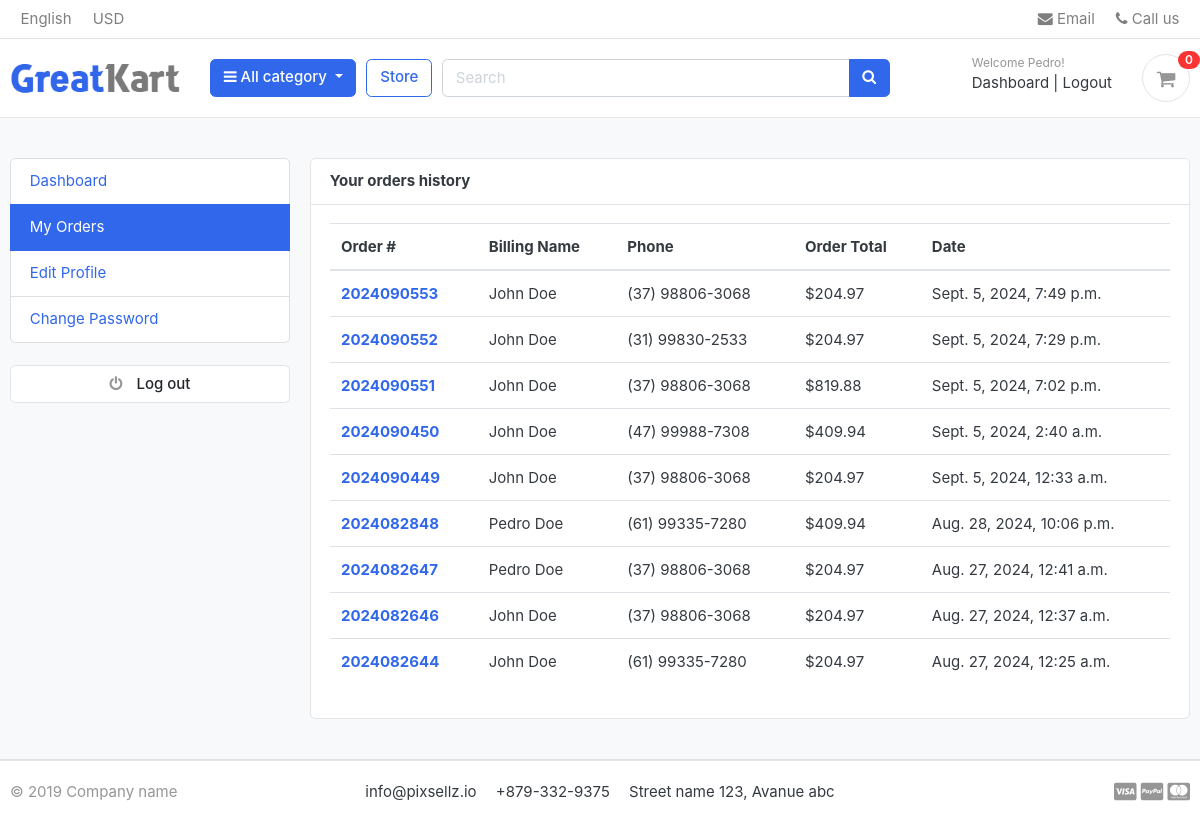
Screenshot of /accounts/my_orders/ (signed in) with the database file from the repository.
### accounts/models.py (models this page shows, shortened)
class Account(AbstractBaseUser):
    first_name = models.CharField(max_length=50)
    last_name = models.CharField(max_length=50)
    username = models.CharField(max_length=50, unique=True)
    email = models.EmailField(max_length=100, unique=True)
    phone_number = models.CharField(max_length=50)
    date_joined = models.DateTimeField(auto_now_add=True)
    last_login = models.DateTimeField(auto_now_add=True)
    is_admin = models.BooleanField(default=False)
    is_staff = models.BooleanField(default=False)
    is_active = models.BooleanField(default=False)
    is_superadmin = models.BooleanField(default=False)
    USERNAME_FIELD = 'email'
    REQUIRED_FIELDS = ['username', 'first_name', 'last_name']
    objects = MyAccountManager()

### orders/models.py (models this page shows, shortened)
class Order(models.Model):
    STATUS =(
        ('New', 'New'),
        ('Accepted', 'Accepted'),
        ('Completed', 'Completed'),
        ('Cancelled', 'Cancelled'),
    )
    user           = models.ForeignKey(Account, on_delete=models.SET_NULL, null=True)
    payment        = models.ForeignKey(Payment, on_delete=models.SET_NULL, blank=True, null=True)
    order_number   = models.CharField(max_length=20)
    first_name     = models.CharField(max_length=50)
    last_name      = models.CharField(max_length=50)
    phone          = models.CharField(max_length=15)
    email          = models.EmailField(max_length=50)
    address_line_1 = models.CharField(max_length=50)
    address_line_2 = models.CharField(max_length=50, blank=True)
    country        = models.CharField(max_length=50)
    state          = models.CharField(max_length=50)
    city           = models.CharField(max_length=50)
    order_note     = models.CharField(max_length=100, blank=True)
    order_total    = models.FloatField()
    tax            = models.FloatField()
    status         = models.CharField(max_length=10, choices=STATUS, default='New')
    ip             = models.CharField(blank=True, max_length=20)
    is_ordered     = models.BooleanField(default=False)
    created_at     = models.DateTimeField(auto_now_add=True)
    updated_at     = models.DateTimeField(auto_now=True)
    def full_name(self):
        return f'{self.first_name} {self.last_name}'

### accounts/views.py (the view)
# urls.py: path('my_orders/', views.my_orders, name='my_orders'),
@login_required(login_url='login')
def my_orders(request):
    orders = Order.objects.filter(user=request.user, is_ordered=True).order_by('-created_at')
    context = {
        'orders': orders
    }
    return render(request, 'accounts/my_orders.html', context)

### carts/context_processors.py (called while the page is built)
def counter(request):
    cart_count = 0
    if 'admin' in request.path:
        return {}
    else:
        try:
            cart = Cart.objects.filter(cart_id=_cart_id(request))
            if request.user.is_authenticated:
                cart_items = CartItem.objects.all().filter(user=request.user)
            else:
                cart_items = CartItem.objects.all().filter(cart=cart[:1])
            for cart_item in cart_items:
                cart_count += cart_item.quantity
        except Cart.DoesNotExist:
            cart_count = 0
    return dict(cart_count=cart_count)

### carts/views.py (called while the page is built)
def _cart_id(request):
    cart = request.session.session_key
    if not cart:
        cart = request.session.create()
    return cart

### category/context_processors.py (called while the page is built)
def menu_links(request):
    links = Category.objects.all()
    return dict(links=links)

### category/models.py (called while the page is built)
    def get_url(self):
        return reverse('store:products_by_category', args=[self.slug])

### templates/accounts/my_orders.html (shortened to what this page needs)
{% extends "base.html" %}
{% block content %}
<section class="section-conten padding-y bg">
    <div class="container">
        <div class="row">
            {% include "includes/dashboard_sidebar.html" %}
            <main class="col-md-9">
                <article class="card">
                    <header class="card-header">
                        <strong class="d-inline-block mr-3"> Your orders history </strong>
                    </header>
                    <div class="card-body">
                        <div class="row">
                            <div class="col-md-12">
                                <table class="table table-hover">
                                    <thead>
                                      <tr>
                                        <th scope="col">Order #</th>
                                        <th scope="col">Billing Name</th>
                                        <th scope="col">Phone</th>
                                        <th scope="col">Order Total</th>
                                        <th scope="col">Date</th>
                                      </tr>
                                    </thead>
                                    <tbody>
                                        {% for order in orders %}
                                            <tr>
                                                <th scope="row"><a href="{% url 'order_detail' order.order_number %}">{{ order.order_number }}</a></th>
                                                <td>{{ order.full_name }}</td>
                                                <td>{{ order.phone }}</td>
                                                <td>${{ order.order_total }}</td>
                                                <td>{{ order.created_at }}</td>
                                            </tr>
                                        {% endfor %}
                                    </tbody>
                                  </table>
                            </div>
                        </div>
                    </div>
                </article>
            </main>
        </div>
    </div>
</section>
{% endblock content %}

### templates/includes/navbar.html (shortened to what this page needs)
{% load static %}
<header class="section-header">
    <nav class="navbar p-md-0 navbar-expand-sm navbar-light border-bottom">
        <div class="container">
            <div class="collapse navbar-collapse" id="navbarTop4">
                <ul class="navbar-nav mr-auto">
                    <li class="nav-item dropdown">
                        <a href="#" class="nav-link">   English </a>
                    </li>
                    <li class="nav-item dropdown">
                        <a href="#" class="nav-link"> USD </a>
                    </li>
                </ul>
                <ul class="navbar-nav">
                    <li><a href="#" class="nav-link"> <i class="fa fa-envelope"></i> Email </a></li>
                    <li><a href="#" class="nav-link"> <i class="fa fa-phone"></i> Call us </a></li>
                </ul>
            </div>
        </div>
    </nav>
    <section class="header-main border-bottom">
        <div class="container">
            <div class="row align-items-center">
                <div class="col-lg-2 col-md-3 col-6">
                    <a href="{% url 'home' %}" class="brand-wrap">
                        <img class="logo" src="{% static './images/logo.png' %}">
                    </a>
                </div>
                <div class="col-lg col-sm col-md col-6 flex-grow-0">
                    <div class="category-wrap dropdown d-inline-block float-right">
                        <button type="button" class="btn btn-primary dropdown-toggle" data-toggle="dropdown">
                            <i class="fa fa-bars"></i> All category
                        </button>
                    </div>
                </div>
                <a href="{% url 'store:store' %}" class="btn btn-outline-primary">Store</a>
                <div class="col-lg  col-md-6 col-sm-12 col">
                    <form action="{% url 'store:search' %}" class="search" method='GET'>
                        <div class="input-group w-100">
                            <input type="text" class="form-control" style="width:60%;" placeholder="Search" name="keyword" required>
                            <div class="input-group-append">
                            <button class="btn btn-primary" type="submit">
                                <i class="fa fa-search"></i>
                            </button>
                            </div>
                        </div>
                    </form>
                </div>
                <div class="col-lg-3 col-sm-6 col-8 order-2 order-lg-3">
                    <div class="d-flex justify-content-end mb-3 mb-lg-0">
                        {% if user.id is None %}
                            <div class="widget-header">
                                <small class="title text-muted">Welcome guest!</small>
                                <div>
                                    <a href="{% url 'login' %}">Sign in</a> <span class="dark-transp"> | </span>
                                    <a href="{% url 'register' %}"> Register</a>
                                </div>
                            </div>
                        {% else %}
                            <div class="widget-header">
                                <small class="title text-muted">Welcome {{ user.first_name }}!</small>
                                <div>
                                    <a href="{% url 'dashboard' %}">Dashboard</a> <span class="dark-transp"> | </span>
                                    <a href="{% url 'logout' %}"> Logout</a>
                                </div>
                            </div>
                        {% endif %}
                        <a href="{% url 'cart' %}" class="widget-header pl-3 ml-3">
                            <div class="icon icon-sm rounded-circle border"><i class="fa fa-shopping-cart"></i></div>
                            <span class="badge badge-pill badge-danger notify">{{ cart_count }}</span>
                        </a>
                    </div>
                </div>
            </div>
        </div>
    </section>
</header>

### static/css/ui.css (style rules this page uses)
html { font-family: "Inter", sans-serif; font-size: 15px; }
.icon-xs, .icon-sm, .icon-md, .icon-lg { display: inline-block; text-align: center; flex-shrink: 0; flex-grow: 0; }
.icon-sm { width: 48px; height: 48px; line-height: 48px !important; font-size: 20px; }
.padding-y { padding-top: 40px; padding-bottom: 40px; }
article:after, .form-group:after { display: block; clear: both; content: ""; }
.bg { background-color: #f8f9fa; }
.header-main { position: relative; padding-top: 1rem; padding-bottom: 1rem; }
.brand-wrap .logo, .navbar-brand .logo { margin-right: 7px; max-height: 42px; display: inline-block; }
.widget-header { display: inline-block; vertical-align: middle; position: relative; }
.widget-header a { color: #343a40; }
.widget-header i { color: #969696; }
.widget-header .title { display: block; }
.widget-header .notify { position: absolute; top: -3px; right: -10px; }
.notify { position: absolute; top: -4px; right: -10px; display: inline-block; padding: 0.25em 0.6em; font-size: 12px; line-height: 1; text-align: center; border-radius: 3rem; color: #fff; background-color: #fa3434; }

### rows the page displays
Account: first_name "Pedro"
Order: order_number "2024090553", full_name "John Doe", phone "(37) 98806-3068", order_total "204.97", created_at "Sept. 5, 2024, 7:49 p.m."
Order: order_number "2024090552", full_name "John Doe", phone "(31) 99830-2533", order_total "204.97", created_at "Sept. 5, 2024, 7:29 p.m."
Order: order_number "2024090551", full_name "John Doe", phone "(37) 98806-3068", order_total "819.88", created_at "Sept. 5, 2024, 7:02 p.m."
Order: order_number "2024090450", full_name "John Doe", phone "(47) 99988-7308", order_total "409.94", created_at "Sept. 5, 2024, 2:40 a.m."
Order: order_number "2024090449", full_name "John Doe", phone "(37) 98806-3068", order_total "204.97", created_at "Sept. 5, 2024, 12:33 a.m."
Order: order_number "2024082848", full_name "Pedro Doe", phone "(61) 99335-7280", order_total "409.94", created_at "Aug. 28, 2024, 10:06 p.m."
Order: order_number "2024082647", full_name "Pedro Doe", phone "(37) 98806-3068", order_total "204.97", created_at "Aug. 27, 2024, 12:41 a.m."
Order: order_number "2024082646", full_name "John Doe", phone "(37) 98806-3068", order_total "204.97", created_at "Aug. 27, 2024, 12:37 a.m."
Order: order_number "2024082644", full_name "John Doe", phone "(61) 99335-7280", order_total "204.97", created_at "Aug. 27, 2024, 12:25 a.m."

### other values shown
{{ cart_count }} "0"
